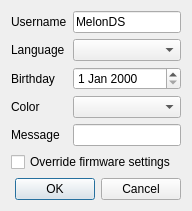
<?xml version="1.0" encoding="UTF-8"?>
<ui version="4.0">
 <class>FirmwareSettingsDialog</class>
 <widget class="QDialog" name="FirmwareSettingsDialog">
  <property name="geometry">
   <rect>
    <x>0</x>
    <y>0</y>
    <width>511</width>
    <height>272</height>
   </rect>
  </property>
  <property name="sizePolicy">
   <sizepolicy hsizetype="Fixed" vsizetype="Fixed">
    <horstretch>0</horstretch>
    <verstretch>0</verstretch>
   </sizepolicy>
  </property>
  <property name="windowTitle">
   <string>Firmware settings - melonDS</string>
  </property>
  <layout class="QVBoxLayout" name="verticalLayout">
   <property name="sizeConstraint">
    <enum>QLayout::SetFixedSize</enum>
   </property>
   <item>
    <layout class="QFormLayout" name="formLayout">
     <item row="0" column="0">
      <widget class="QLabel" name="usernameLabel">
       <property name="text">
        <string>Username</string>
       </property>
      </widget>
     </item>
     <item row="0" column="1">
      <widget class="QLineEdit" name="usernameEdit">
       <property name="text">
        <string>MelonDS</string>
       </property>
       <property name="maxLength">
        <number>10</number>
       </property>
       <property name="clearButtonEnabled">
        <bool>false</bool>
       </property>
      </widget>
     </item>
     <item row="1" column="0">
      <widget class="QLabel" name="label">
       <property name="text">
        <string>Language</string>
       </property>
      </widget>
     </item>
     <item row="1" column="1">
      <widget class="QComboBox" name="languageBox"/>
     </item>
     <item row="2" column="0">
      <widget class="QLabel" name="label_4">
       <property name="text">
        <string>Birthday</string>
       </property>
      </widget>
     </item>
     <item row="2" column="1">
      <widget class="QDateEdit" name="birthdayEdit"/>
     </item>
     <item row="3" column="0">
      <widget class="QLabel" name="label_2">
       <property name="text">
        <string>Color</string>
       </property>
      </widget>
     </item>
     <item row="3" column="1">
      <widget class="QComboBox" name="colorsEdit"/>
     </item>
     <item row="4" column="0">
      <widget class="QLabel" name="label_3">
       <property name="text">
        <string>Message</string>
       </property>
      </widget>
     </item>
     <item row="4" column="1">
      <widget class="QLineEdit" name="messageEdit"/>
     </item>
     <item row="5" column="0" colspan="2">
      <widget class="QCheckBox" name="overrideFirmwareBox">
       <property name="text">
        <string>Override firmware settings</string>
       </property>
      </widget>
     </item>
    </layout>
   </item>
   <item>
    <widget class="QDialogButtonBox" name="dialogButtons">
     <property name="orientation">
      <enum>Qt::Horizontal</enum>
     </property>
     <property name="standardButtons">
      <set>QDialogButtonBox::Cancel|QDialogButtonBox::Ok</set>
     </property>
    </widget>
   </item>
  </layout>
 </widget>
 <resources/>
 <connections>
  <connection>
   <sender>dialogButtons</sender>
   <signal>accepted()</signal>
   <receiver>FirmwareSettingsDialog</receiver>
   <slot>accept()</slot>
   <hints>
    <hint type="sourcelabel">
     <x>255</x>
     <y>250</y>
    </hint>
    <hint type="destinationlabel">
     <x>255</x>
     <y>135</y>
    </hint>
   </hints>
  </connection>
  <connection>
   <sender>dialogButtons</sender>
   <signal>rejected()</signal>
   <receiver>FirmwareSettingsDialog</receiver>
   <slot>reject()</slot>
   <hints>
    <hint type="sourcelabel">
     <x>255</x>
     <y>250</y>
    </hint>
    <hint type="destinationlabel">
     <x>255</x>
     <y>135</y>
    </hint>
   </hints>
  </connection>
 </connections>
</ui>
